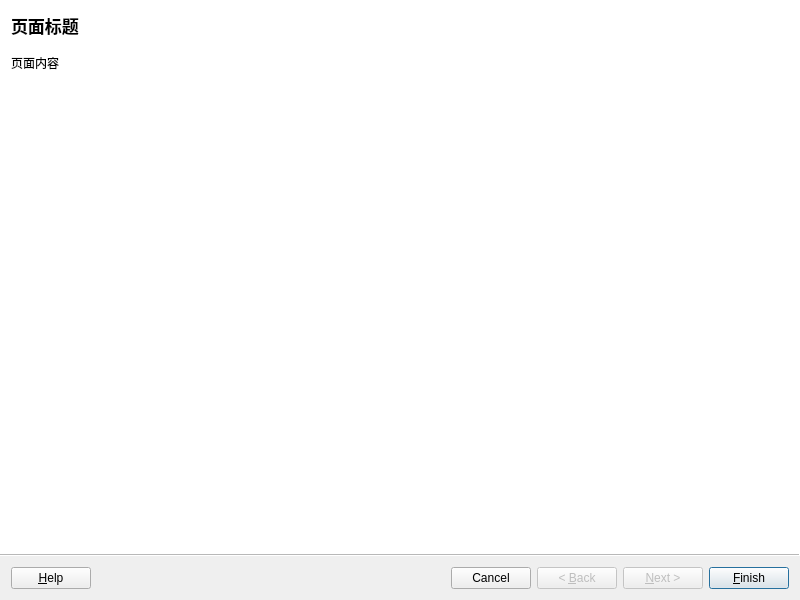
<?xml version="1.0" encoding="UTF-8"?>
<ui version="4.0">
 <class>CalibrationWizard</class>
 <widget class="QWizard" name="CalibrationWizard">
  <property name="geometry">
   <rect>
    <x>100</x>
    <y>100</y>
    <width>800</width>
    <height>600</height>
   </rect>
  </property>
  <property name="windowTitle">
   <string>相机标定向导</string>
  </property>
  <property name="wizardStyle">
   <enum>QWizard::ModernStyle</enum>
  </property>
  <property name="options">
   <set>QWizard::CancelButtonOnLeft|QWizard::HaveHelpButton|QWizard::HaveNextButtonOnLastPage|QWizard::HaveFinishButtonOnEarlyPages</set>
  </property>
  <widget class="QWizardPage" name="wizardPage">
   <property name="title">
    <string>页面标题</string>
   </property>
   <layout class="QVBoxLayout" name="verticalLayout">
    <item>
     <widget class="QLabel" name="label">
      <property name="text">
       <string>页面内容</string>
      </property>
     </widget>
    </item>
   </layout>
  </widget>
 </widget>
 <resources/>
 <connections>
  <connection>
   <sender>CalibrationWizard</sender>
   <signal>helpRequested()</signal>
   <receiver>CalibrationWizard</receiver>
   <slot>showHelp()</slot>
   <hints>
    <hint type="sourcelabel">
     <x>766</x>
     <y>22</y>
    </hint>
    <hint type="destinationlabel">
     <x>766</x>
     <y>22</y>
    </hint>
   </hints>
  </connection>
 </connections>
 <slots>
  <slot>showHelp()</slot>
 </slots>
</ui>
